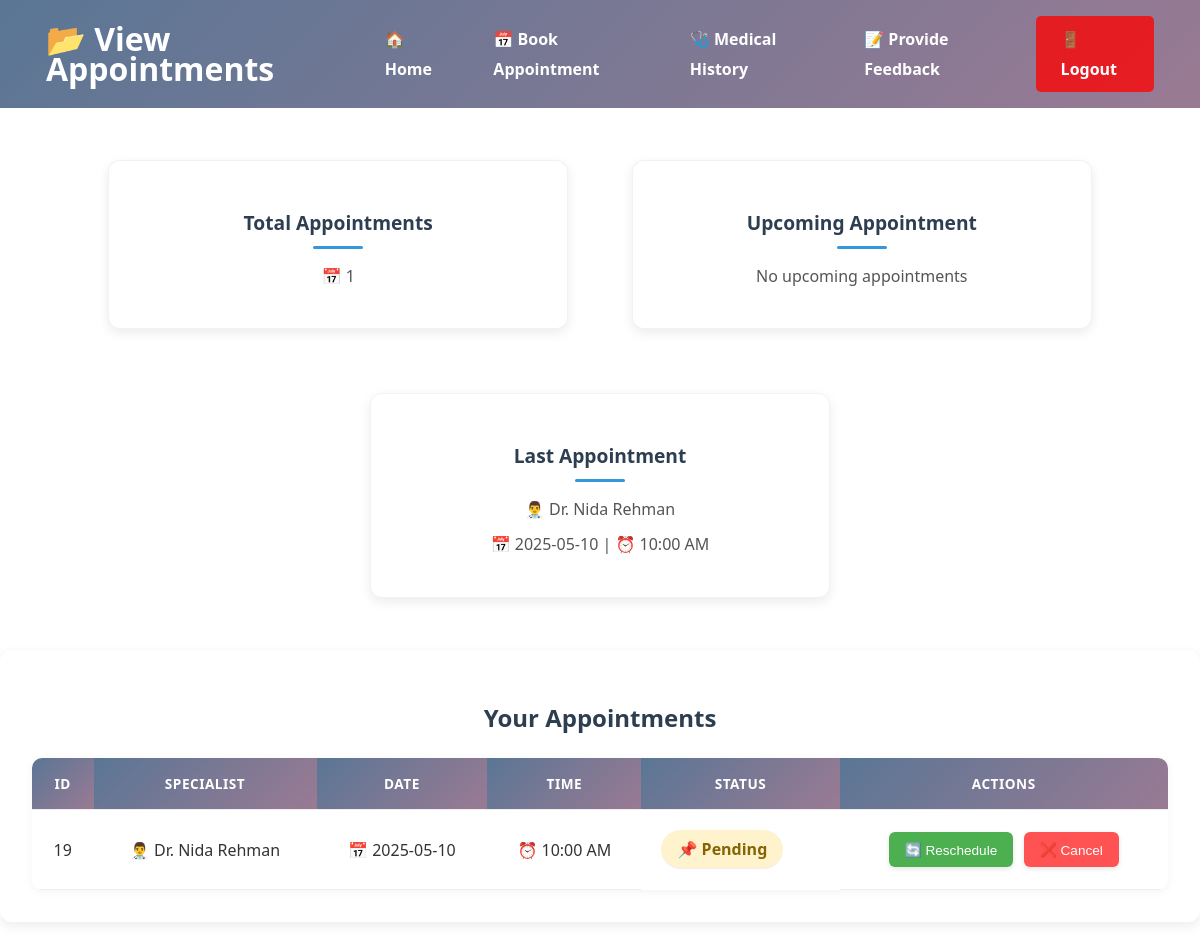
The app's page /derma/patients/view_appointments.php (signed in) with its own data.
### tables this page shows
CREATE TABLE `appointments` (
  `id` int NOT NULL,
  `patient_id` int NOT NULL,
  `specialist_id` int NOT NULL,
  `appointment_date` date NOT NULL,
  `appointment_time` varchar(20) NOT NULL,
  `message` text,
  `status` enum('Pending','Confirmed','Completed','Cancelled') DEFAULT 'Pending',
  `created_at` timestamp NULL DEFAULT CURRENT_TIMESTAMP
);

CREATE TABLE `specialists` (
  `id` int NOT NULL,
  `first_name` varchar(50) NOT NULL,
  `last_name` varchar(50) NOT NULL,
  `username` varchar(50) NOT NULL,
  `password` varchar(255) NOT NULL,
  `email` varchar(100) NOT NULL,
  `mobile` varchar(15) NOT NULL,
  `cnic` varchar(15) NOT NULL,
  `state` varchar(50) NOT NULL,
  `city` varchar(50) NOT NULL,
  `qualification` varchar(100) NOT NULL,
  `area_of_expertise` varchar(100) DEFAULT NULL,
  `profile_photo_path` varchar(255) DEFAULT NULL,
  `role` enum('specialist') NOT NULL DEFAULT 'specialist',
  `created_at` timestamp NULL DEFAULT CURRENT_TIMESTAMP
);

### derma/patients/view_appointments.php (the view, shortened to what this page needs)
<?php
include 'db_connection.php';
$patient_id = $_SESSION['patient_id'];
$sql = "SELECT a.id, s.first_name, s.last_name, a.appointment_date, a.appointment_time, a.status
        FROM appointments a
        JOIN specialists s ON a.specialist_id = s.id
        WHERE a.patient_id = '$patient_id'
        ORDER BY a.appointment_date DESC, a.appointment_time DESC";
$result = mysqli_query($conn, $sql);
$totalAppointments = mysqli_num_rows($result);
$upcoming_sql = "SELECT s.first_name, s.last_name, a.appointment_date, a.appointment_time
                 FROM appointments a
                 JOIN specialists s ON a.specialist_id = s.id
                 WHERE a.patient_id = '$patient_id' AND a.appointment_date >= CURDATE()
                 ORDER BY a.appointment_date ASC, a.appointment_time ASC LIMIT 1";
$upcoming_result = mysqli_query($conn, $upcoming_sql);
$upcoming = mysqli_fetch_assoc($upcoming_result);
$last_sql = "SELECT s.first_name, s.last_name, a.appointment_date, a.appointment_time
             FROM appointments a
             JOIN specialists s ON a.specialist_id = s.id
             WHERE a.patient_id = '$patient_id'
             ORDER BY a.appointment_date DESC, a.appointment_time DESC LIMIT 1";
$last_result = mysqli_query($conn, $last_sql);
$last = mysqli_fetch_assoc($last_result);
?>
<!DOCTYPE html>
<html lang="en">
<head>
</head>
<body>
<header>
    <h1>📂 View Appointments</h1>
    <nav>
        <a href="patient_dashboard.php">🏠 Home</a>
        <a href="book_appointment.php">📅 Book Appointment</a>
        <a href="medical_history.php">🩺 Medical History</a>
        <a href="provide_feedback.php">📝 Provide Feedback</a>
        <a href="../logout.php" class="logout">🚪 Logout</a>
    </nav>
</header>
<section class="summary-container">
    <div class="top-row">
        <div class="summary-card">
            <h3>Total Appointments</h3>
            <p>📅 <?= $totalAppointments ?></p>
        </div>
        <div class="summary-card">
            <h3>Upcoming Appointment</h3>
            <?php if ($upcoming): ?>
                <p>👨‍⚕️ <?= $upcoming['first_name'] . " " . $upcoming['last_name'] ?></p>
                <p>📅 <?= $upcoming['appointment_date'] ?> | ⏰ <?= $upcoming['appointment_time'] ?></p>
            <?php else: ?>
                <p>No upcoming appointments</p>
            <?php endif; ?>
        </div>
    </div>
    <div class="bottom-row">
        <div class="summary-card">
            <h3>Last Appointment</h3>
            <?php if ($last): ?>
                <p>👨‍⚕️ <?= $last['first_name'] . " " . $last['last_name'] ?></p>
                <p>📅 <?= $last['appointment_date'] ?> | ⏰ <?= $last['appointment_time'] ?></p>
            <?php else: ?>
                <p>No past appointments</p>
            <?php endif; ?>
        </div>
    </div>
</section>
<section class="appointments">
    <center><h2>Your Appointments</h2></center>
    <table>
        <thead>
            <tr>
                <th>ID</th>
                <th>Specialist</th>
                <th>Date</th>
                <th>Time</th>
                <th>Status</th>
                <th>Actions</th>
            </tr>
        </thead>
        <tbody>
            <?php while ($row = mysqli_fetch_assoc($result)): ?>
                <tr>
                    <td><?= $row['id'] ?></td>
                    <td>👨‍⚕️ <?= $row['first_name'] . " " . $row['last_name'] ?></td>
                    <td>📅 <?= $row['appointment_date'] ?></td>
                    <td>⏰ <?= $row['appointment_time'] ?></td>
                    <td style="margin: 20px" class="<?= strtolower($row['status']) ?>">📌 <?= ucfirst($row['status']) ?></td>
                    <td>
    <form action="reschedule_appointment.php" method="GET" style="display:inline;">
        <button type="submit" class="reschedule">🔄 Reschedule</button>
    </form>
    <form action="cancel_appointment.php" method="POST" style="display:inline;">
        <button type="submit" class="cancel" onclick="return confirm('Are you sure you want to cancel this appointment?')">❌ Cancel</button>
    </form>
</td>
                </tr>
            <?php endwhile; ?>
        </tbody>
    </table>
</section>
</body>
</html>

### derma/patients/view_appointments.php (style rules this page uses)
body { font-family: 'Segoe UI', Tahoma, Geneva, Verdana, sans-serif; margin: 0; padding: 0; color: #333; transition: all 0.3s ease; }
header { background: linear-gradient(135deg, #5a7695 0%, #9a7a93 100%); color: #fff; padding: 1rem; display: flex; justify-content: space-between; align-items: center; line-height: 30px; }
header h1 { margin: 0; margin-left: 30px; transition: transform 0.3s ease; }
nav { display: flex; gap: 1rem; }
nav a { color: #fff; text-decoration: none; font-weight: bold; padding: 0.5rem 1rem; border-radius: 5px; transition: all 0.3s ease; position: relative; }
nav a:not(.logout)::after { content: ''; position: absolute; bottom: 0; left: 50%; width: 0; height: 2px; background: #fff; transition: all 0.3s ease; }
.logout { background-color: rgba(255, 0, 0, 0.762); margin-right: 30px; padding-left: 25px; padding-right: 25px; transition: all 0.3s ease; }
.summary-container { display: flex; flex-direction: column; align-items: center; gap: 1.5rem; margin: 2rem auto; padding: 0 1rem; max-width: 1200px; }
.top-row { display: flex; justify-content: center; gap: 1.5rem; width: 100%; }
.bottom-row { display: flex; justify-content: center; width: 100%; }
.summary-card { background: white; padding: 1.8rem; border-radius: 12px; box-shadow: 0 4px 12px rgba(0, 0, 0, 0.08); text-align: center; width: 100%; max-width: 400px; transition: all 0.3s cubic-bezier(0.25, 0.8, 0.25, 1); border: 1px solid rgba(0,0,0,0.05); margin: 20px; }
.summary-card h3 { margin-bottom: 1rem; color: #2c3e50; font-size: 1.2rem; font-weight: 600; position: relative; padding-bottom: 0.8rem; }
.summary-card h3::after { content: ''; position: absolute; bottom: 0; left: 50%; transform: translateX(-50%); width: 50px; height: 3px; background: #3498db; border-radius: 3px; }
.summary-card p { margin: 0.8rem 0; color: #555; font-size: 1rem; transition: color 0.3s ease; }
.appointments { background: white; padding: 2rem; border-radius: 12px; box-shadow: 0 4px 12px rgba(0, 0, 0, 0.08); margin: 2rem auto; max-width: 95%; }
.appointments h2 { text-align: center; color: #2c3e50; font-size: 1.5rem; margin-bottom: 1.5rem; font-weight: 600; }
table { width: 100%; border-collapse: collapse; border-radius: 10px; overflow: hidden; box-shadow: 0 2px 10px rgba(0, 0, 0, 0.05); }
table th, table td { padding: 1rem; text-align: center; border-bottom: 1px solid #eee; transition: all 0.2s ease; }
table th { background: linear-gradient(135deg, #5a7695 0%, #9a7a93 100%); color: #fff; font-weight: 600; text-transform: uppercase; font-size: 0.85rem; letter-spacing: 0.5px; }
.pending, .approved, .canceled { display: inline-flex; align-items: center; justify-content: center; padding: 0.5rem 1rem; border-radius: 20px; font-weight: 600; min-width: 90px; margin: 0 auto; transition: all 0.3s ease; }
.pending { background-color: #FFF3CD; color: #856404; }
table td { text-align: center; vertical-align: middle; }
.reschedule, .cancel { padding: 0.6rem 1rem; border: none; border-radius: 6px; font-size: 0.85rem; font-weight: 500; cursor: pointer; transition: all 0.3s cubic-bezier(0.25, 0.8, 0.25, 1); box-shadow: 0 2px 5px rgba(0, 0, 0, 0.1); display: inline-flex; align-items: center; justify-content: center; gap: 5px; margin: 0.2rem; }
.reschedule { background: #4CAF50; color: white; }
.cancel { background: #FF5252; color: white; }
.summary-card, .appointments { animation: fadeIn 0.5s ease-out forwards; }
.appointments { animation-delay: 0.1s; }

### records on screen
appointments: specialist.first_name "Dr. Nida", specialist.last_name "Rehman", appointment_date "2025-05-10", appointment_time "10:00 AM", id "19", status "Pending"

### other values on screen
$totalAppointments "1"
